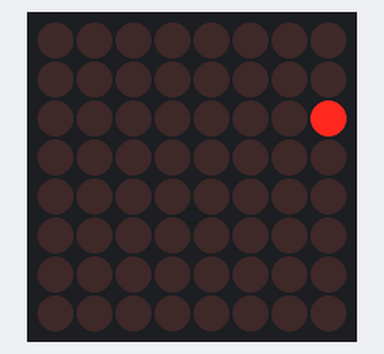
A sketch run on a simulated Arduino Uno, built with avr-gcc and run on an emulated ATmega328P. On the bench: 8×8 LED matrix.

Above: at 0.1 s.
At 1.1 s:
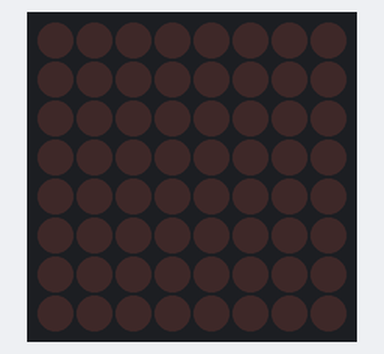
At 2.1 s:
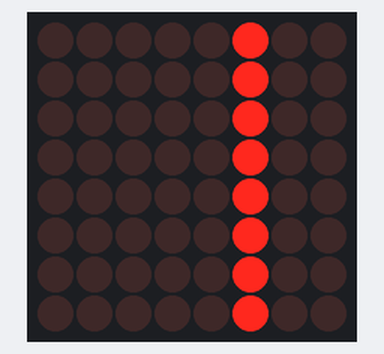
At 3.1 s:
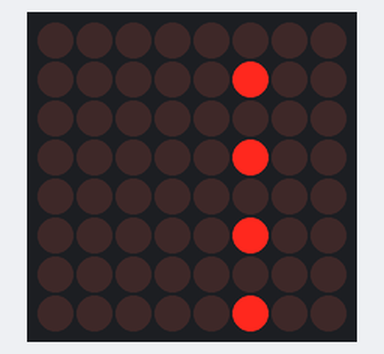
At 4.6 s:
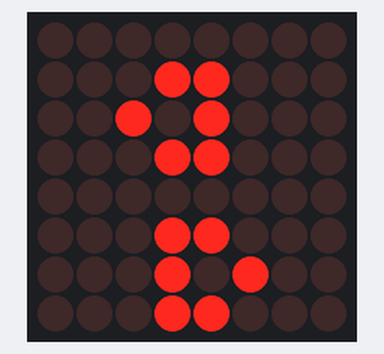
At 6.1 s:
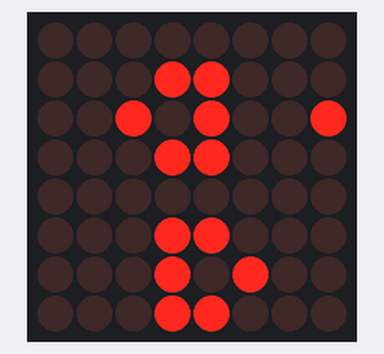

The sketch:

matrizLed.ino
```cpp
#include <MD_MAX72xx.h>

int clkPin = 7, csPin = 6, dinPin = 5;
MD_MAX72XX matrizLed = MD_MAX72XX(MD_MAX72XX::DR0CR1RR0_HW, dinPin, clkPin, csPin, 1);

const byte IMAGES[][8] = {
{
  0b00000000,
  0b00000000,
  0b00000000,
  0b00000000,
  0b00000000,
  0b00000000,
  0b00000000,
  0b00000000
},{
  0b00000000,
  0b00011000,
  0b00101000,
  0b00011000,
  0b00000000,
  0b00011000,
  0b00010100,
  0b00011000
}};
const int IMAGES_LEN = sizeof(IMAGES)/8;

void setup() {
  matrizLed.begin();
}

void loop() {
  matrizLed.setPoint(2, 0, HIGH);
  delay(1000);
  matrizLed.clear();
  delay(1000);
  matrizLed.setColumn(2, 0b11111111);
  delay(1000);
  matrizLed.setColumn(2, 0b10101010);
  delay(1000);
  matrizLed.clear();
  drawImage(IMAGES, IMAGES_LEN);
  delay(1000);
}

void drawImage(byte image[][8], int rows) {
  for (int i=0; i<rows; i++) {
    for (int j=0; j<8; j++) {
      matrizLed.setRow(j, image[i][j]);
    }
    delay(500);
  }
}
```

Measured:
- by itself, everything shown: repeats every 6.0 s, in 6 steps
- what the display in image 1 shows lasts 1.0 s, from 1.0 s to 2.0 s
- what the display in image 4 shows lasts 1.5 s, from 4.5 s to 6.0 s
